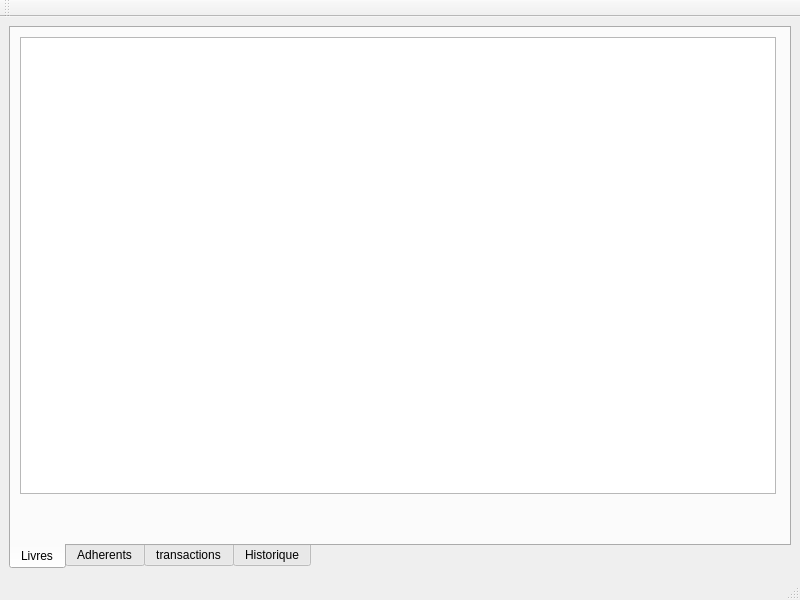
<?xml version="1.0" encoding="UTF-8"?>
<ui version="4.0">
 <class>MainWindow</class>
 <widget class="QMainWindow" name="MainWindow">
  <property name="geometry">
   <rect>
    <x>0</x>
    <y>0</y>
    <width>800</width>
    <height>600</height>
   </rect>
  </property>
  <property name="windowTitle">
   <string>MainWindow</string>
  </property>
  <widget class="QWidget" name="centralwidget">
   <layout class="QVBoxLayout" name="verticalLayout_2">
    <item>
     <widget class="QTabWidget" name="tabEmp">
      <property name="tabPosition">
       <enum>QTabWidget::South</enum>
      </property>
      <property name="tabShape">
       <enum>QTabWidget::Rounded</enum>
      </property>
      <property name="currentIndex">
       <number>0</number>
      </property>
      <property name="elideMode">
       <enum>Qt::ElideMiddle</enum>
      </property>
      <property name="movable">
       <bool>true</bool>
      </property>
      <widget class="QWidget" name="tabLiv">
       <property name="maximumSize">
        <size>
         <width>774</width>
         <height>475</height>
        </size>
       </property>
       <attribute name="title">
        <string>Livres</string>
       </attribute>
       <layout class="QVBoxLayout" name="verticalLayout_5">
        <item>
         <widget class="QTableView" name="TViewLiv"/>
        </item>
       </layout>
      </widget>
      <widget class="QWidget" name="tabAdh">
       <property name="maximumSize">
        <size>
         <width>774</width>
         <height>475</height>
        </size>
       </property>
       <attribute name="title">
        <string>Adherents</string>
       </attribute>
      </widget>
      <widget class="QWidget" name="tabTra">
       <property name="maximumSize">
        <size>
         <width>774</width>
         <height>475</height>
        </size>
       </property>
       <attribute name="title">
        <string>transactions</string>
       </attribute>
      </widget>
      <widget class="QWidget" name="tabHis">
       <property name="maximumSize">
        <size>
         <width>774</width>
         <height>475</height>
        </size>
       </property>
       <attribute name="title">
        <string>Historique</string>
       </attribute>
      </widget>
     </widget>
    </item>
   </layout>
  </widget>
  <widget class="QMenuBar" name="menubar">
   <property name="geometry">
    <rect>
     <x>0</x>
     <y>0</y>
     <width>800</width>
     <height>26</height>
    </rect>
   </property>
  </widget>
  <widget class="QStatusBar" name="statusbar"/>
  <widget class="QToolBar" name="toolBar">
   <property name="windowTitle">
    <string>toolBar</string>
   </property>
   <attribute name="toolBarArea">
    <enum>TopToolBarArea</enum>
   </attribute>
   <attribute name="toolBarBreak">
    <bool>false</bool>
   </attribute>
  </widget>
 </widget>
 <resources/>
 <connections/>
</ui>
